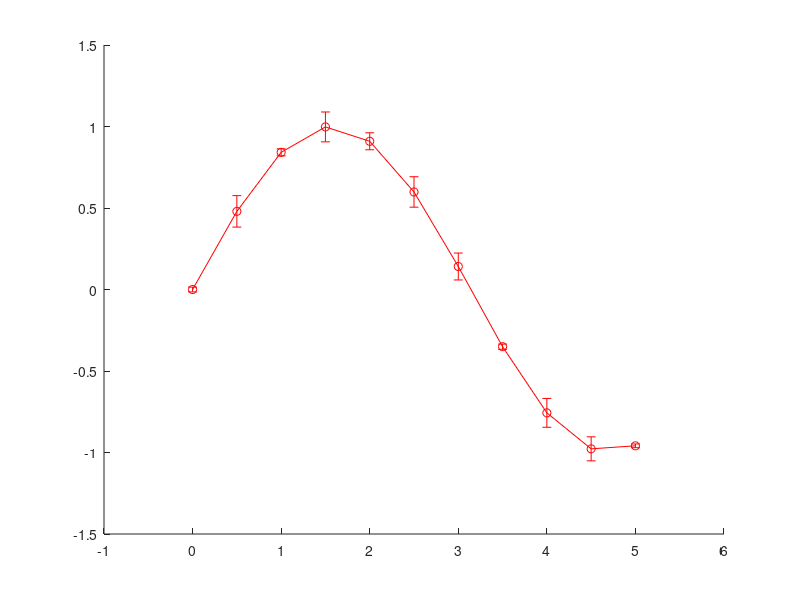

Write MATLAB code to recreate this figure. (Note: this script raises an error after producing the figure.)
x = 0:0.5:5;
y1 = sin(x);
y2 = cos(x);
err1 = 0.1 * rand(1, length(x));
err2 = 0.1 * rand(1, length(x));

% First plot with error bars: sin(x)
e1 = errorbar(x, y1, err1, '-or', ...
    'LineWidth', 1.5, 'MarkerSize', 8, 'MarkerFaceColor', 'r'); 
hold on;

% Second plot with error bars: cos(x)
e2 = errorbar(x, y2, err2, '-sb', ...
    'LineWidth', 1.5, 'MarkerSize', 8, 'MarkerFaceColor', 'b'); 
hold off;

% Labels and legend
xlabel('x');
ylabel('Value');
title('Sine and Cosine with Error Bars');
grid on;

legend([e1, e2], {'sin(x)', 'cos(x)'}, 'Location', 'best');
